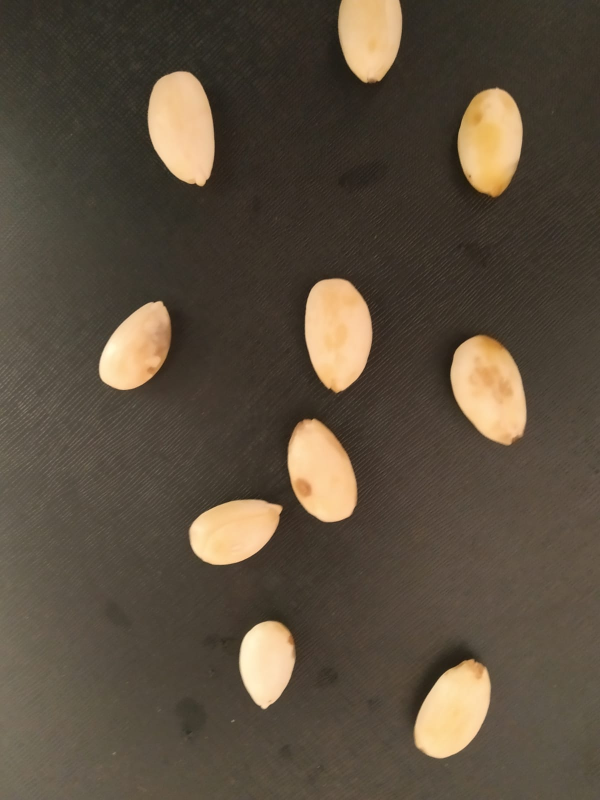
#> input picture 7.jpeg, 1200 x 1600 px, given in place of 7.jpg, which was not available (shown at 1/2 size)
$ python 'Almond CentroidV3 Integrated.py'
#> lines starting #> are read from the running program, lines starting #| are printed output that depends on the picture; after the words box and inside, x2 and y2 are one past the last pixel; in counts of white or black regions, pixels touching at a corner belong together; pictures that were not available may be replaced by others from this repository, and a replacement may not be noted
# IMPORT LIBRARY
from __future__ import print_function
import cv2
import numpy as np
import imutils
import math

img = cv2.imread("7.jpg")
#> img is the input picture: shape (1600, 1200, 3); mean B, G, R 62.5, 78, 90
#working well for image 5,7,8

down_height = 750
down_width = 1100
down_points = (down_width, down_height)
frame = cv2.resize(img, down_points, interpolation=cv2.INTER_LINEAR)

out_new = np.uint8(frame)
out_Gray = cv2.cvtColor(out_new, cv2.COLOR_BGR2GRAY)
ret, thresh_out = cv2.threshold(out_Gray, 127, 255, cv2.THRESH_BINARY_INV)
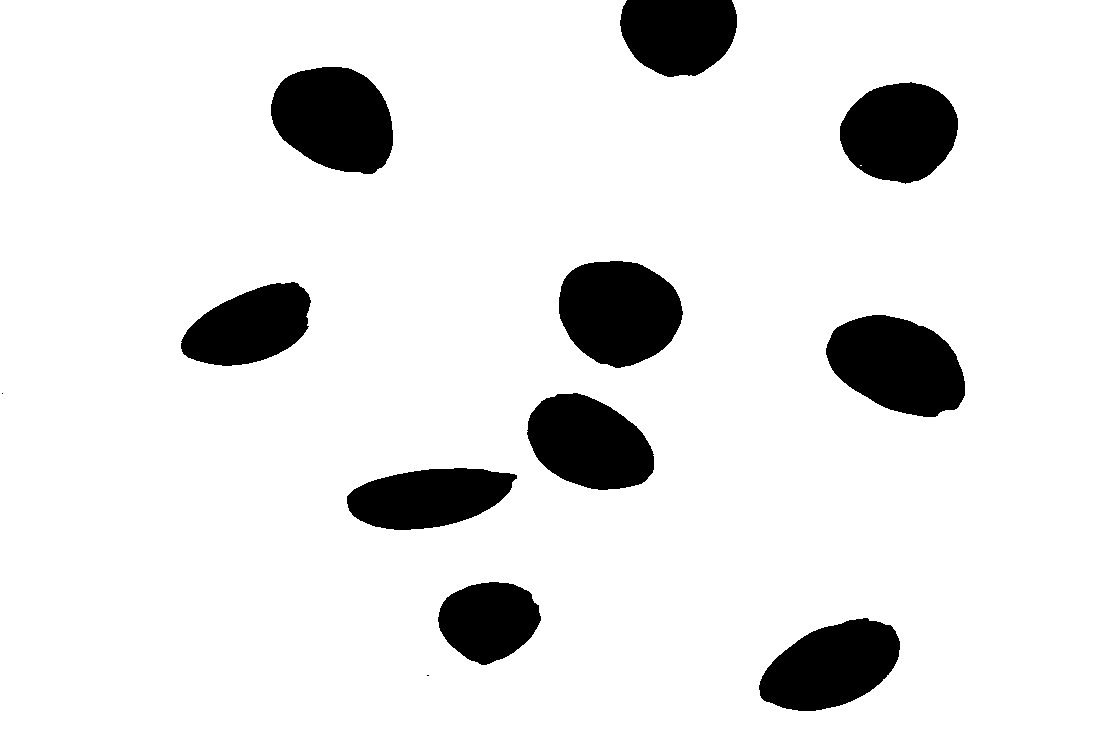
#> thresh_out: shape (750, 1100); 89.5% white; 12 black regions (2 under 20 px), largest, box (x1, y1, x2, y2) and area: (826, 315, 965, 417) 10255, (559, 261, 683, 368) 10181, (271, 67, 393, 174) 10055
kernel_ip = np.ones((2, 2), np.uint8)
eroded_ip = cv2.erode(thresh_out, kernel_ip, iterations=1)
#> eroded_ip: shape (750, 1100); 89.3% white; 12 black regions (2 under 20 px), largest, box (x1, y1, x2, y2) and area: (826, 315, 966, 418) 10497, (559, 261, 684, 369) 10413, (271, 67, 394, 175) 10285
dilated_ip = cv2.dilate(eroded_ip, kernel_ip, iterations=1)
#> dilated_ip: shape (750, 1100); 89.5% white; 12 black regions (2 under 20 px)
cnts = cv2.findContours(dilated_ip.copy(), cv2.RETR_EXTERNAL, cv2.CHAIN_APPROX_SIMPLE)
#> cnts = 1 contour; box (x1, y1, x2, y2) and area: (0, 0, 1100, 750) 815583
cnts = imutils.grab_contours(cnts)

if len(cnts) == 0:
    flag_empty = 1
    flag_detected = 0
    cv2.imshow("output", frame)
    cv2.waitKey(30)

# converting  BGR to HSV Frame
Big_faulty = max(cnts, key=cv2.contourArea)
#> Big_faulty = contour of 120 points, box (x1, y1, x2, y2) (0, 0, 1100, 750), area 815583
hsv = cv2.cvtColor(frame, cv2.COLOR_BGR2HSV)
#> hsv: shape (750, 1100, 3); mean H, S, V 17.2, 74, 89.9

# lIST TO STORE SIZE OF BOUNDING BOX (X,Y,W,H)
soked_bounding = []
broken_bounding = []
dry_bounding = []

# the range of dry almond
blu_lower = np.array([0, 120, 190], np.uint8)
blu_upper = np.array([255, 255, 255], np.uint8)

# the range of soaked almond
dry_lower = np.array([16, 0, 213], np.uint8)
dry_upper = np.array([255, 255, 255], np.uint8)

# finding the range of dry and soaked in the image
red = cv2.inRange(hsv, blu_lower, blu_upper)
#> red: shape (750, 1100); 1.4% white; 38 white regions (18 under 20 px), largest, box (x1, y1, x2, y2) and area: (845, 85, 939, 183) 4375, (867, 316, 939, 377) 2405, (250, 306, 305, 358) 1206
dry = cv2.inRange(hsv, dry_lower, dry_upper)
#> dry: shape (750, 1100); 8.2% white; 110 white regions (95 under 20 px), largest, box (x1, y1, x2, y2) and area: (828, 317, 964, 415) 8527, (761, 620, 898, 710) 8449, (844, 84, 957, 181) 7662

kernal = np.ones((3, 3), "uint8")

# dilation of the image ( to remove noise) create mask for red color
red = cv2.dilate(red, kernal, iterations=1)
#> red: shape (750, 1100); 1.8% white; 25 white regions (6 under 20 px)
res = cv2.bitwise_and(frame, frame, mask=red)

contours, hierarchy = cv2.findContours(red, cv2.RETR_TREE, cv2.CHAIN_APPROX_SIMPLE)
#> contours = 29 contours, 9 with area under 20; largest, box (x1, y1, x2, y2) and area: (840, 84, 944, 184) 4814, (866, 315, 940, 378) 2646, (249, 302, 310, 361) 1654, (596, 273, 658, 296) 769, (535, 393, 640, 434) 752

# dilation of the image ( to remove noise) create mask for dry almond
dry = cv2.dilate(dry, kernal, iterations=1)
#> dry: shape (750, 1100); 9.1% white; 27 white regions (9 under 20 px)
dry1 = cv2.bitwise_and(frame, frame, mask=dry)
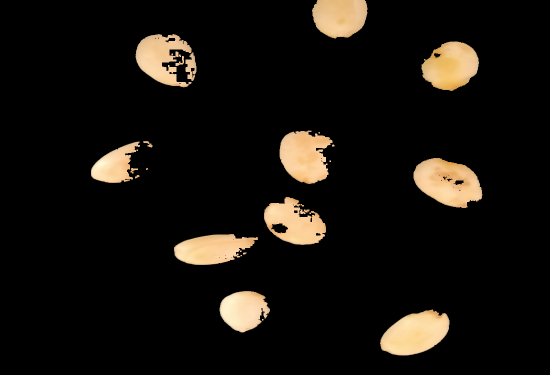
#> dry1: shape (750, 1100, 3) (shown at 1/2 size); mean B, G, R 13.4, 18.2, 21.9

contours1, hierarchy = cv2.findContours(dry, cv2.RETR_TREE, cv2.CHAIN_APPROX_SIMPLE)
#> contours1 = 53 contours, 29 with area under 20; largest, box (x1, y1, x2, y2) and area: (827, 316, 965, 416) 9516, (760, 619, 899, 711) 8766, (843, 83, 958, 182) 8095, (559, 261, 665, 368) 7969, (528, 394, 652, 490) 7464

for contour in contours1:
    c = cv2.contourArea(contour)
    if c >= 3500:
        x, y, w, h = cv2.boundingRect(contour)
        soked_bounding.append([x, y, w, h])
#> this loop made 53 passes
#> (c, x, y, w, h) on passes 2, 3, 6, 14, 23, 34, 37, 46: (8765.5, 760, 619, 139, 92), (5836.5, 439, 582, 101, 83), (6938.5, 348, 468, 168, 62), (7464.5, 528, 394, 124, 96), (9515.5, 827, 316, 138, 100), (4451, 182, 283, 98, 83), (7969, 559, 261, 106, 107), (8095, 843, 83, 115, 99)
#> after the loop, soked_bounding = [[760, 619, 139, 92], [439, 582, 101, 83], [348, 468, 168, 62], [528, 394, 124, 96], [827, 316, 138, 100], [182, 283, 98, 83], [559, 261, 106, 107], [843, 83, 115, 99], [271, 68, 112, 107], [624, 0, 111, 77]]

for contour in contours:
    c = cv2.contourArea(contour)
    if c >= 6500:
        x, y, w, h = cv2.boundingRect(contour)
        dry_bounding.append([x, y, w, h])

    elif 500 <= c <= 6500: #broken class
        x, y, w, h = cv2.boundingRect(contour)
        broken_bounding.append([x, y, w, h])
#> this loop made 29 passes
#> (c, x, y, w, h) on passes 6, 10, 12, 14, 18, 21: (632, 533, 447, 40, 24), (752, 535, 393, 105, 41), (2646, 866, 315, 74, 63), (1653.5, 249, 302, 61, 59), (769, 596, 273, 62, 23), (4813.5, 840, 84, 104, 100)
#> after the loop, broken_bounding = [[533, 447, 40, 24], [535, 393, 105, 41], [866, 315, 74, 63], [249, 302, 61, 59], [596, 273, 62, 23], [840, 84, 104, 100]]; dry_bounding = []

print("broken value",broken_bounding)
#| broken value [[533, 447, 40, 24], [535, 393, 105, 41], [866, 315, 74, 63], [249, 302, 61, 59], [596, 273, 62, 23], [840, 84, 104, 100]]
print("dry value",dry_bounding)
#| dry value []
print("soaked value",soked_bounding)
#> (printed output is left out)

"""
image 1: soaked-broken differance: 30,50,50,50
        dry-broken: 80,100,100,100

image 5: soaked-broken diff:70,110,70,70
        dry-broken:50,30,110,30
"""
# REMOVE DUPLICATE ( HERE WE MAKE BROKEN AS SUPER CLASS AND REMOVE INSIDE BOX OR NEAR ONE )
for soaked in soked_bounding:
    for broken in broken_bounding:
        broken_x, broken_y = (broken[0] + (broken[0] + broken[2])) // 2, (broken[1] + (broken[1] + broken[3])) // 2
        soaked_x,soaked_y = (soaked[0]+(soaked[0] +soaked[2]))//2, (soaked[1]+(soaked[1]+soaked[3]))//2
        dist = math.sqrt((math.pow((broken_x -soaked_x),2)+math.pow((broken_y-soaked_y),2)))
        print("soaked to broken", dist)
        if dist <= 52:
            if soaked in soked_bounding:
                soked_bounding.remove(soaked)
        else:
            pass
#> this loop made 7 passes
#> (printed output is left out)
#> after the loop, soked_bounding = [[760, 619, 139, 92], [439, 582, 101, 83], [348, 468, 168, 62], [827, 316, 138, 100], [559, 261, 106, 107], [271, 68, 112, 107], [624, 0, 111, 77]]

for dry in dry_bounding:
    for broken in broken_bounding:
        broken_x, broken_y = (broken[0] + (broken[0] + broken[2])) // 2, (broken[1] + (broken[1] + broken[3])) // 2
        dry_x,dry_y = (dry[0]+(dry[0] +dry[2]))//2, (dry[1]+(dry[1]+dry[3]))//2
        dist = math.sqrt((math.pow((broken_x -dry_x),2)+math.pow((broken_y-dry_y),2)))
        print("dry to broken", dist)
        if dist <= 60:
            dry_bounding.remove(dry)

        else:
            pass
#> this loop made 0 passes

# CREATE BOUNDING BOX
for soked in soked_bounding:
    cv2.rectangle(frame, (soked[0], soked[1]), (soked[0] + soked[2], soked[1] + soked[3]), (255, 0, 0), 2)
    cv2.putText(frame, "soaked", (soked[0] - 5, soked[1] - 5), cv2.FONT_HERSHEY_SIMPLEX, 1, (255, 0, 0), 2)
#> this loop made 7 passes
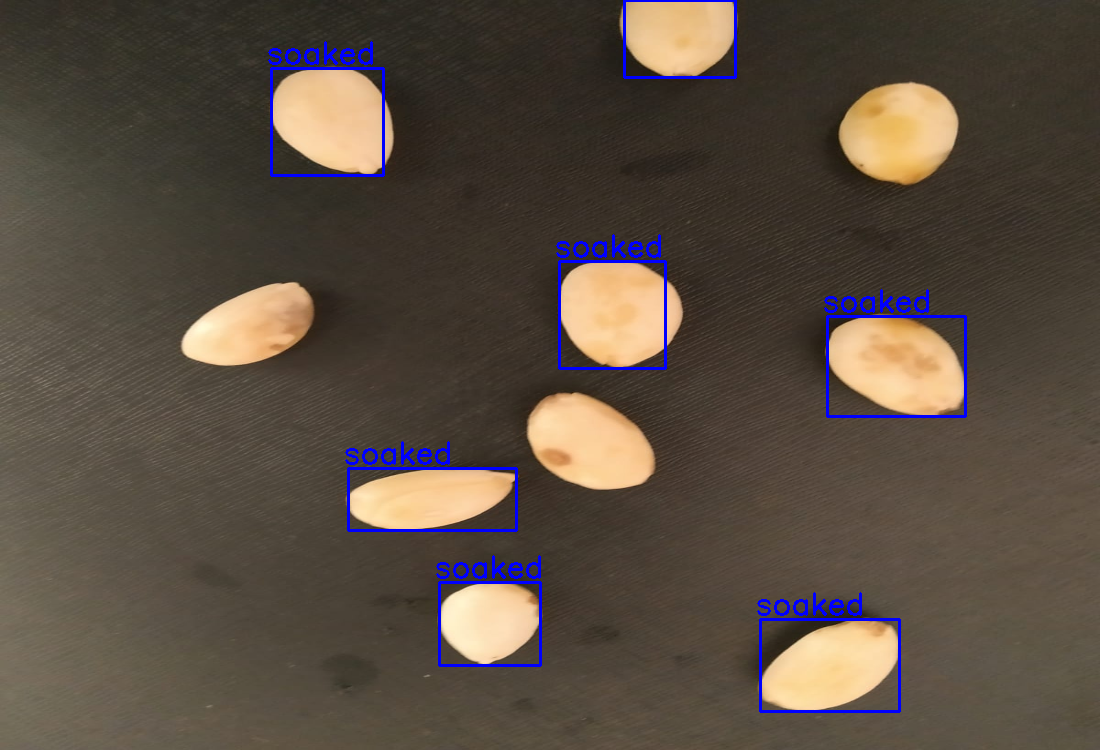
#> frame: shape (750, 1100, 3); mean B, G, R 65.8, 76.7, 88.6

for broken in broken_bounding:
    cv2.rectangle(frame, (broken[0], broken[1]), (broken[0] + broken[2], broken[1] + broken[3]), (0, 0, 255), 2)
    cv2.putText(frame, "defected", (broken[0] - 5, broken[1] - 5), cv2.FONT_HERSHEY_SIMPLEX, 1, (0, 0, 255), 2)
#> this loop made 6 passes
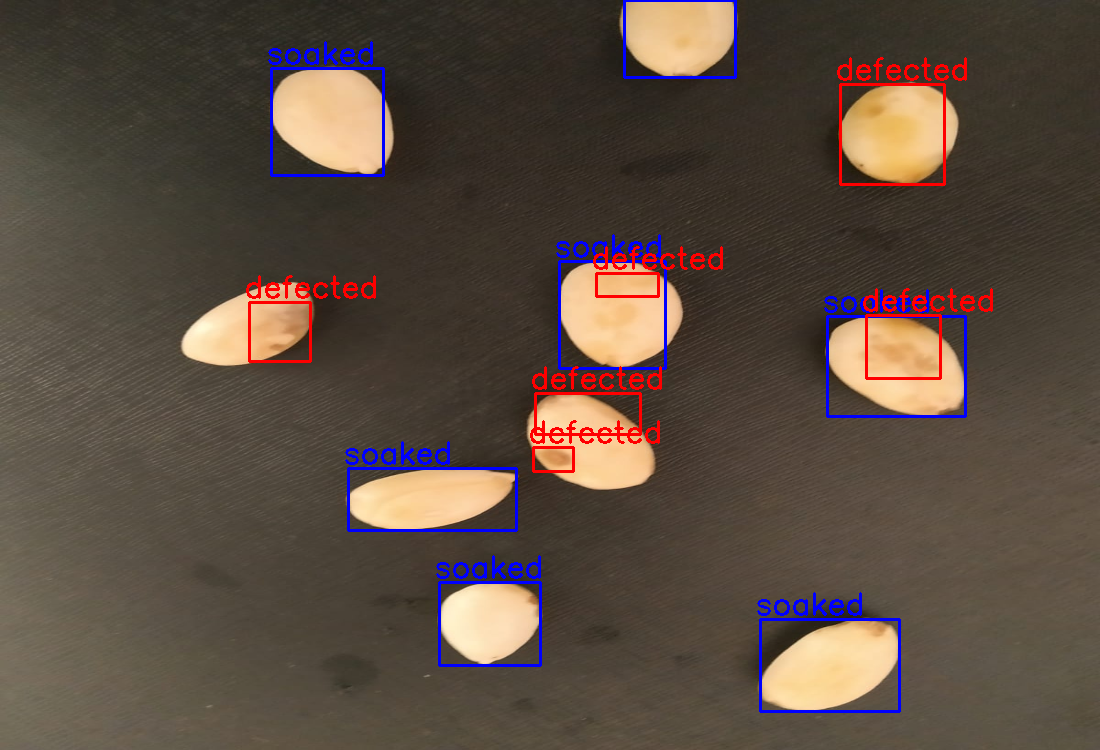
#> frame: shape (750, 1100, 3); 1.29% of pixels changed, all inside (x1, y1, x2, y2) = (246, 57, 993, 473)


for dry in dry_bounding:
    cv2.rectangle(frame, (dry[0], dry[1]), (dry[0] + dry[2], dry[1] + dry[3]), (0, 255, 0), 2)
    cv2.putText(frame, "dry", (dry[0] - 5, dry[1] - 5), cv2.FONT_HERSHEY_SIMPLEX, 1, (0, 255, 0), 2)

cv2.imshow("output", frame)
cv2.waitKey(0)

$ run again, with 4.jpeg copied over 7.jpeg
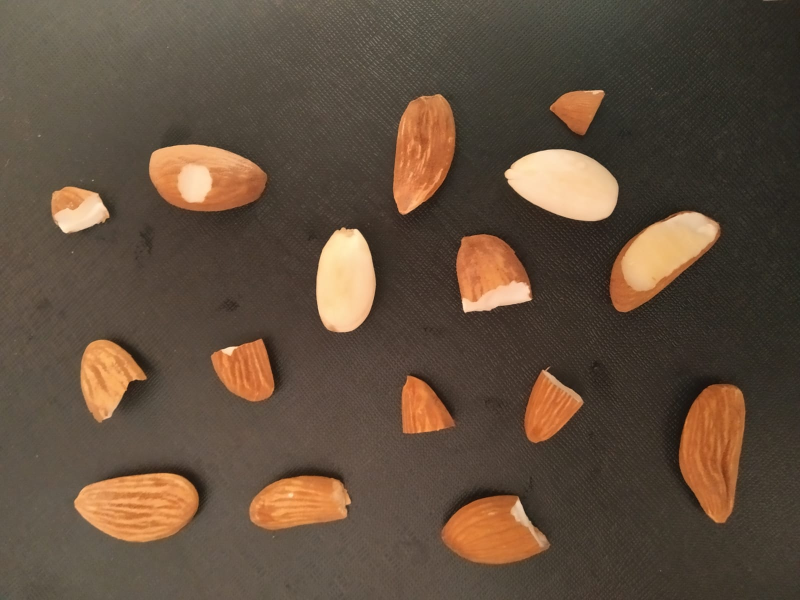
#> input picture 4.jpeg, 1600 x 1200 px, given in place of 7.jpg, which was not available (shown at 1/2 size)
#> img is the input picture: shape (1200, 1600, 3); mean B, G, R 61.5, 78.1, 96.6
#> `ret, thresh_out = cv2.threshold(out_Gray, 127, 255, cv2.THRESH_BINARY_..`:
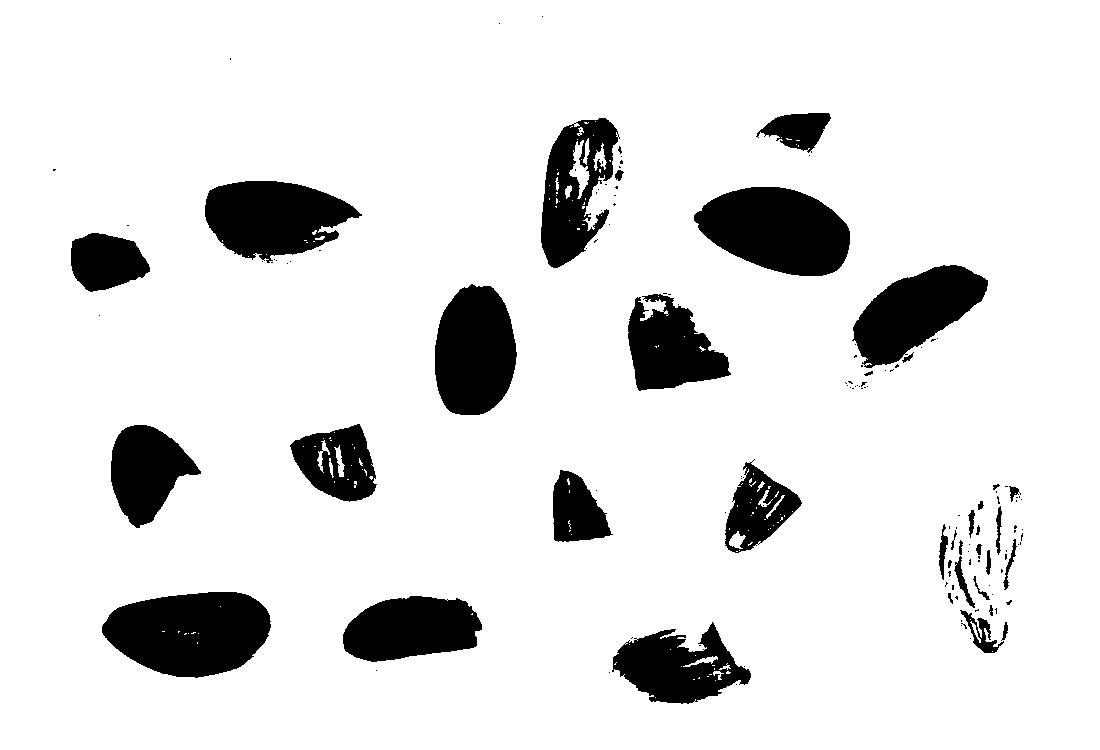
#> thresh_out: shape (750, 1100); 88.3% white; 141 black regions (104 under 20 px), largest, box (x1, y1, x2, y2) and area: (102, 592, 271, 678) 10966, (694, 187, 850, 276) 10078, (205, 181, 362, 263) 8636
#> eroded_ip: shape (750, 1100); 87.6% white; 90 black regions (45 under 20 px), largest, box (x1, y1, x2, y2) and area: (102, 592, 272, 679) 11247, (694, 187, 851, 277) 10325, (205, 181, 363, 264) 8988
#> dilated_ip: shape (750, 1100); 88.3% white; 114 black regions (80 under 20 px)
#> `cnts = cv2.findContours(dilated_ip.copy(), cv2.RETR_EXTERNAL, cv2.CHAI..`: cnts = 1 contour; box (x1, y1, x2, y2) and area: (0, 0, 1100, 750) 823151
#> `cnts = imutils.grab_contours(cnts)`: cnts = [[[0, 0], [0, 749], [1099, 749], [1099, 0]]]
#> Big_faulty = [[0, 0], [0, 749], [1099, 749], [1099, 0]]
#> hsv: shape (750, 1100, 3); mean H, S, V 16, 80.1, 96.5
#> contours = 86 contours, 47 with area under 20; largest, box (x1, y1, x2, y2) and area: (101, 591, 272, 678) 11026, (204, 181, 360, 259) 8603, (540, 118, 624, 268) 8342, (343, 595, 482, 662) 6972, (612, 625, 745, 704) 6704
#> contours1 = 45 contours, 29 with area under 20; largest, box (x1, y1, x2, y2) and area: (694, 186, 849, 262) 7692, (434, 286, 511, 407) 6912, (856, 266, 983, 359) 6346, (79, 250, 142, 292) 1080, (256, 209, 290, 248) 859
#> the loop `for contour in contours1:` made 45 passes
#> (c, x, y, w, h) on passes 16, 20, 37: (6911.5, 434, 286, 77, 121), (6345.5, 856, 266, 127, 93), (7692.5, 694, 186, 155, 76)
#> after the loop `for contour in contours1:`: soked_bounding = [[434, 286, 77, 121], [856, 266, 127, 93], [694, 186, 155, 76]]
#> the loop `for contour in contours:` made 86 passes
#> (c, x, y, w, h) on passes 2, 15, 17, 28, 41, 42, 44, 45: (6703.5, 612, 625, 133, 79), (6972, 343, 595, 139, 67), (11026, 101, 591, 171, 87), (2827, 938, 507, 60, 146), (3114.5, 552, 470, 60, 72), (4078.5, 724, 463, 77, 90), (5649.5, 110, 424, 91, 103), (4587.5, 290, 423, 87, 79)
#> after the loop `for contour in contours:`: broken_bounding = [[938, 507, 60, 146], [552, 470, 60, 72], [724, 463, 77, 90], [110, 424, 91, 103], [290, 423, 87, 79], [627, 294, 102, 85], [846, 277, 141, 101], [70, 233, 56, 37], [246, 205, 46, 48], [756, 113, 74, 40]]; dry_bounding = [[612, 625, 133, 79], [343, 595, 139, 67], [101, 591, 171, 87], [204, 181, 156, 78], [540, 118, 84, 150]]
#| broken value [[938, 507, 60, 146], [552, 470, 60, 72], [724, 463, 77, 90], [110, 424, 91, 103], [290, 423, 87, 79], [627, 294, 102, 85], [846, 277, 141, 101], [70, 233, 56, 37], [246, 205, 46, 48], [756, 113, 74, 40]]
#| dry value [[612, 625, 133, 79], [343, 595, 139, 67], [101, 591, 171, 87], [204, 181, 156, 78], [540, 118, 84, 150]]
#| soaked value [[434, 286, 77, 121], [856, 266, 127, 93], [694, 186, 155, 76]]
#> the loop `for soaked in soked_bounding:` made 2 passes
#> (printed output is left out)
#> after the loop `for soaked in soked_bounding:`: soked_bounding = [[434, 286, 77, 121], [694, 186, 155, 76]]
#> the loop `for dry in dry_bounding:` made 4 passes
#> (printed output is left out)
#> after the loop `for dry in dry_bounding:`: dry_bounding = [[612, 625, 133, 79], [343, 595, 139, 67], [101, 591, 171, 87], [540, 118, 84, 150]]
#> the loop `for soked in soked_bounding:` made 2 passes
#> the loop `for broken in broken_bounding:` made 10 passes
#> the loop `for dry in dry_bounding:` made 4 passes
#> after the loop `for dry in dry_bounding:`:
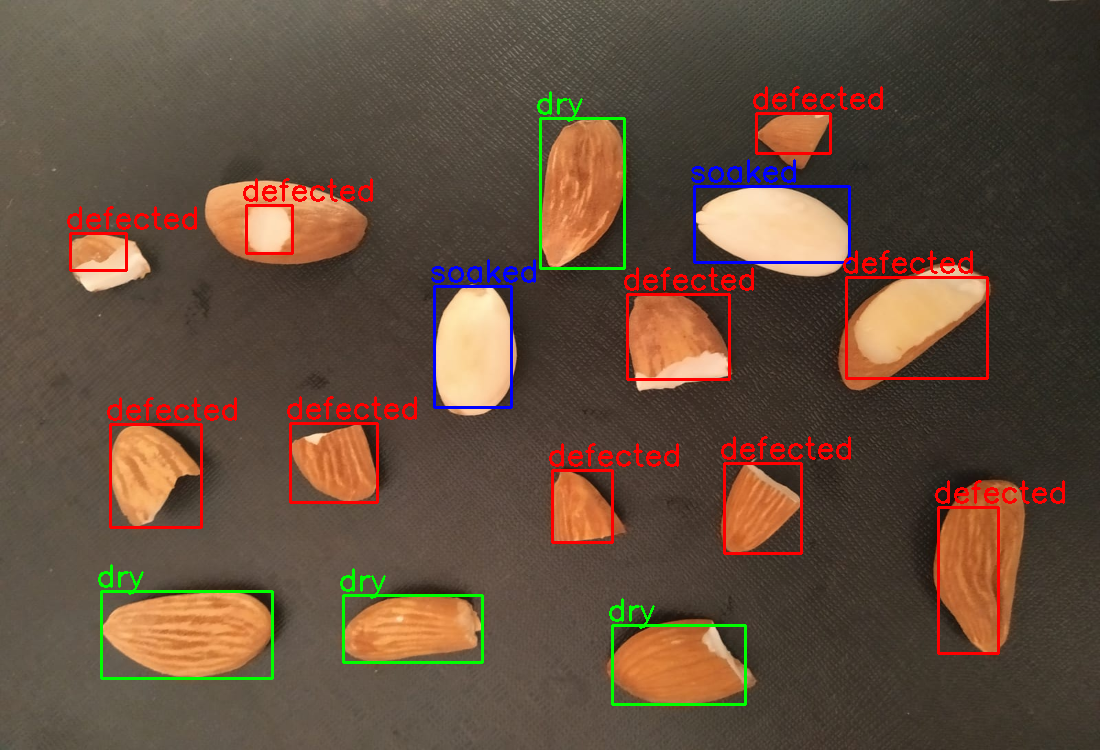
#> frame: shape (750, 1100, 3); mean B, G, R 60.6, 77.3, 99.1
